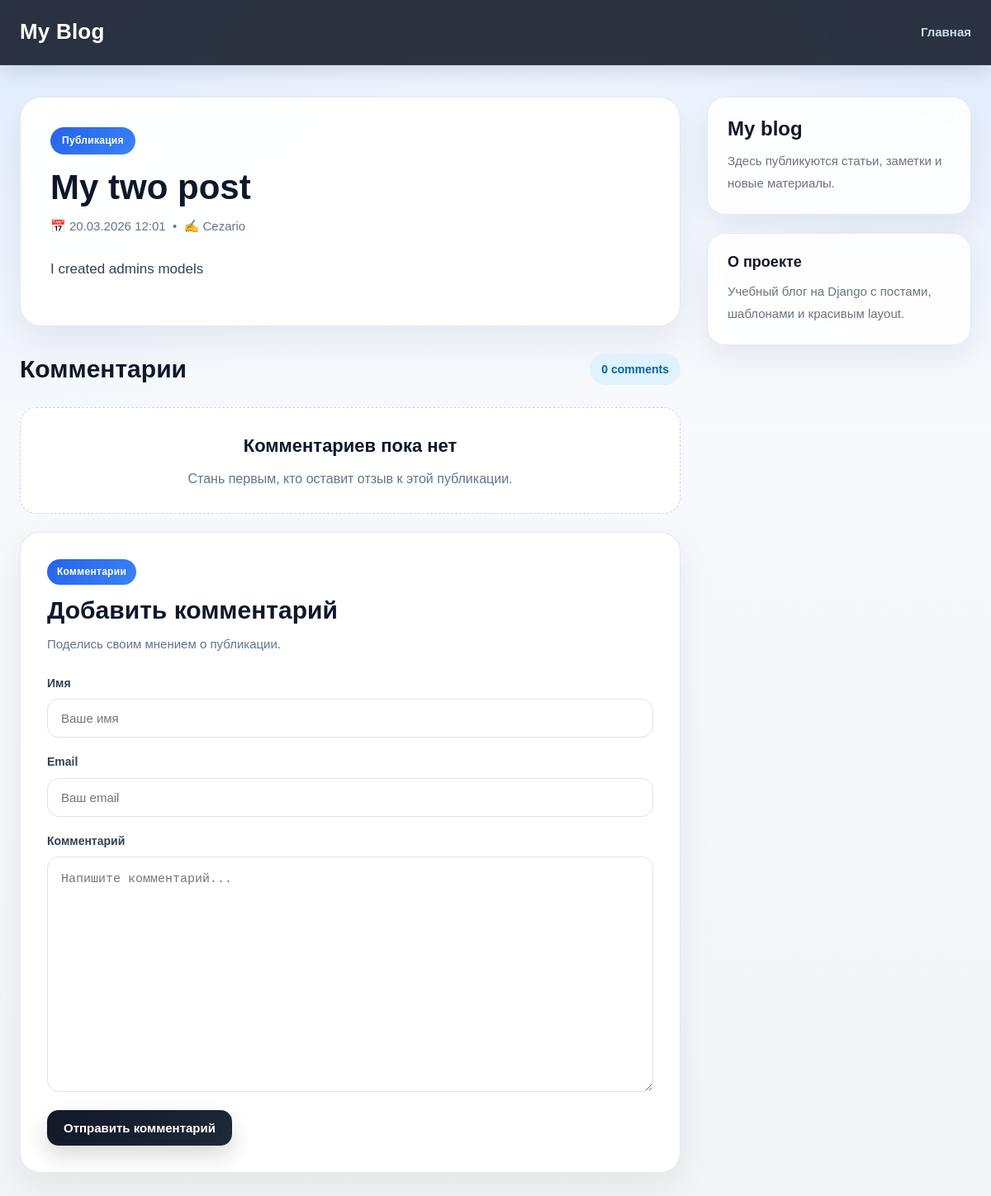
Screenshot of /blog/2026/3/20/my-two-post/ with the database file from the repository.
### blog/models.py (models this page shows, shortened)
class Post(models.Model):
	class Status(models.TextChoices):
		DRAFT = 'DF', 'Черновик'
		PUBLISHED = 'PB', 'Опубликованный'
	title = models.CharField(max_length=200)
	slug = models.SlugField(max_length=200, unique_for_date='publish')
	author = models.ForeignKey(
		settings.AUTH_USER_MODEL,
		on_delete=models.CASCADE,
		related_name='blog_posts',
		)
	body = models.TextField()
	publish = models.DateTimeField(default=timezone.now)
	created = models.DateTimeField(auto_now_add=True)
	updated = models.DateTimeField(auto_now=True)
	status = models.CharField(
		max_length=2,
		choices=Status,
		default = Status.DRAFT,)
	objects = models.Manager()
	published = PublishManager()
	class Meta:
		ordering = ['-publish']
		indexes = [
			models.Index(fields=['-publish']),
		]

### blog/views.py (the view)
def post_detail(request, year, month, day, post):
    post = get_object_or_404(
        Post.published,
        slug=post,
        publish__year=year,
        publish__month=month,
        publish__day=day)
    comments = post.comments.filter(active=True)
    form = CommentForm()
    return render(
        request,
        'blog/post/detail.html',
        {'post': post, 'comments': comments, 'form': form}
        )

### blog/forms.py
class CommentForm(forms.ModelForm):
    class Meta:
        model = Comment
        fields = ['name', 'email', 'body']
        widgets = {
            'name': forms.TextInput(attrs={'placeholder': 'Ваше имя'}),
            'email': forms.EmailInput(attrs={'placeholder': 'Ваш email'}),
            'body': forms.Textarea(attrs={'placeholder': 'Напишите комментарий...'}),
        }

### blog/models.py (called while the page is built)
	def get_queryset(self):
		return super().get_queryset().filter(status=Post.Status.PUBLISHED)

### blog/templates/blog/post/detail.html (shortened to what this page needs)
{% extends "blog/base.html" %}
{% block content %}
<section class="post-detail-page">
  <article class="post-detail-card">
    <div class="post-detail-card__top">
      <span class="post-detail-card__badge">Публикация</span>
      <h1 class="post-detail__title">{{ post.title }}</h1>
      <p class="date post-detail__meta">
        📅 {{ post.publish|date:"d.m.Y H:i" }} &nbsp;•&nbsp; ✍ {{ post.author }}
      </p>
    </div>
    <div class="post-detail__content">
      {{ post.body|linebreaks }}
    </div>
  </article>
  <section class="comments-section">
    {% with comments.count as total_comments %}
      <div class="comments-section__header">
        <h2 class="comments-section__title">
          Комментарии
        </h2>
        <span class="comments-section__count">
          {{ total_comments }} comment{{ total_comments|pluralize }}
        </span>
      </div>
    {% endwith %}
    <div class="comments-list">
      {% for comment in comments %}
        <article class="comment-card">
          <div class="comment-card__header">
            <div class="comment-card__author-block">
              <span class="comment-card__number">#{{ forloop.counter }}</span>
              <span class="comment-card__author">{{ comment.name }}</span>
            </div>
            <span class="comment-card__date">
              {{ comment.created|date:"d.m.Y H:i" }}
            </span>
          </div>
          <div class="comment-card__body">
            {{ comment.body|linebreaks }}
          </div>
        </article>
      {% empty %}
        <div class="comments-empty">
          <h3>Комментариев пока нет</h3>
          <p>Стань первым, кто оставит отзыв к этой публикации.</p>
        </div>
      {% endfor %}
    </div>
    {% include "blog/post/includes/comment_form.html" %}
  </section>
</section>
{% endblock %}

### blog/static/css/blog.css (style rules this page uses)
* { box-sizing: border-box; }
html, body { margin: 0; padding: 0; }
body { min-height: 100vh; font-family: Arial, Helvetica, sans-serif; color: #1f2937; background: radial-gradient(circle at top left, rgba(96, 165, 250, 0.10), transparent 28%), radial-gradient(circle at top right, rgba(59, 130, 246, 0.08), transparent 24%), linear-gradient(180deg, #eef4ff 0%, #f7f9fc 35%, #f3f4f6 100%); line-height: 1.6; }
.post-detail__title { margin: 0 0 16px; font-size: 42px; line-height: 1.12; font-weight: 800; color: #0f172a; }
.post-detail__body, .post-detail__content { font-size: 17px; line-height: 1.9; color: #374151; }
.post-detail__body p, .post-detail__content p { margin: 0 0 16px; }
.date { color: #6b7280; }
.comment-form input[type="text"], .comment-form input[type="email"], .comment-form textarea { width: 100%; border: 1px solid #dbe3ee; border-radius: 14px; background: #ffffff; padding: 14px 16px; font-size: 15px; color: #111827; outline: none; transition: border-color 0.2s ease, box-shadow 0.2s ease, background 0.2s ease; }
.comment-form textarea { min-height: 160px; resize: vertical; line-height: 1.7; }
.post-detail-page { display: flex; flex-direction: column; gap: 28px; }
.post-detail-card { background: rgba(255, 255, 255, 0.95); border: 1px solid rgba(226, 232, 240, 0.95); border-radius: 26px; padding: 36px; box-shadow: 0 18px 44px rgba(15, 23, 42, 0.07); }
.post-detail-card__top { margin-bottom: 24px; }
.post-detail-card__badge { display: inline-flex; align-items: center; justify-content: center; padding: 7px 14px; border-radius: 999px; background: linear-gradient(135deg, #2563eb, #3b82f6); color: #ffffff; font-size: 12px; font-weight: 800; letter-spacing: 0.3px; margin-bottom: 16px; }
.post-detail__title { margin: 0 0 12px; font-size: 42px; line-height: 1.12; font-weight: 800; color: #0f172a; }
.post-detail__meta { margin: 0; color: #64748b; font-size: 15px; }
.post-detail__content { font-size: 17px; line-height: 1.9; color: #374151; }
.post-detail__content p { margin: 0 0 16px; }
.comments-section { display: flex; flex-direction: column; gap: 22px; }
.comments-section__header { display: flex; align-items: center; justify-content: space-between; gap: 16px; flex-wrap: wrap; }
.comments-section__title { margin: 0; font-size: 30px; font-weight: 800; color: #0f172a; }
.comments-section__count { display: inline-flex; align-items: center; justify-content: center; padding: 8px 14px; border-radius: 999px; background: #e0f2fe; color: #0369a1; font-size: 14px; font-weight: 700; }
.comments-list { display: flex; flex-direction: column; gap: 18px; }
.comments-empty { background: rgba(255, 255, 255, 0.92); border: 1px dashed #cbd5e1; border-radius: 20px; padding: 28px; text-align: center; color: #64748b; }
.comments-empty h3 { margin: 0 0 10px; color: #0f172a; font-size: 22px; }
.comments-empty p { margin: 0; }

### rows the page displays
Post: title "My two post", publish "20.03.2026 12:01", author "Cezario", body "I created admins models"

### other values shown
{{ total_comments }} "0"
